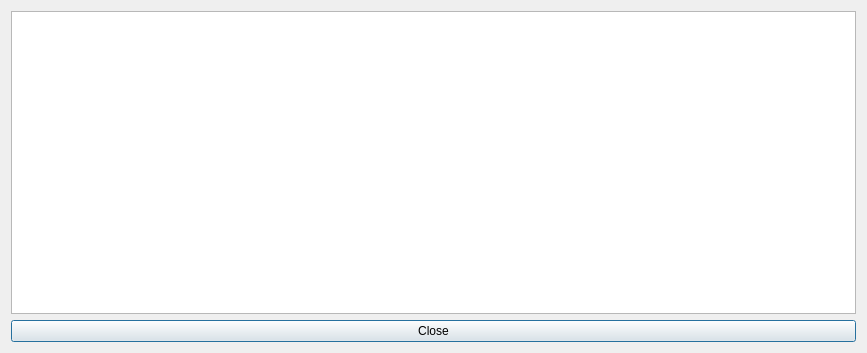
<?xml version="1.0" encoding="UTF-8"?>
<ui version="4.0">
 <class>Dialog</class>
 <widget class="QDialog" name="Dialog">
  <property name="geometry">
   <rect>
    <x>0</x>
    <y>0</y>
    <width>867</width>
    <height>353</height>
   </rect>
  </property>
  <property name="windowTitle">
   <string>Dialog</string>
  </property>
  <layout class="QGridLayout" name="gridLayout">
   <item row="0" column="0">
    <widget class="QTextEdit" name="textEdit"/>
   </item>
   <item row="1" column="0">
    <widget class="QPushButton" name="checkbtn">
     <property name="text">
      <string>Close</string>
     </property>
    </widget>
   </item>
  </layout>
 </widget>
 <resources/>
 <connections/>
</ui>
